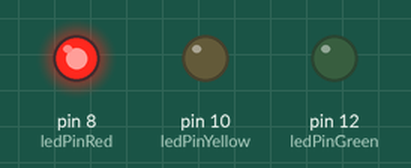
This sketch was run on a simulated Arduino Uno, built with avr-gcc and run on an emulated ATmega328P. Parts: output pins drawn as LEDs (lit = HIGH).

Above: at 0.17 s.
At 3.67 s:
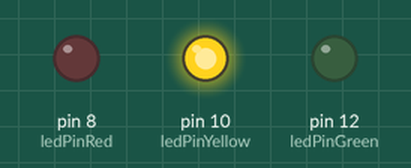
At 5.77 s:
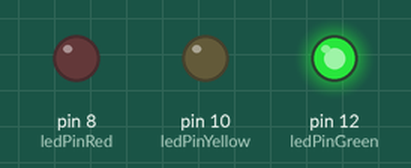
At 7.52 s:
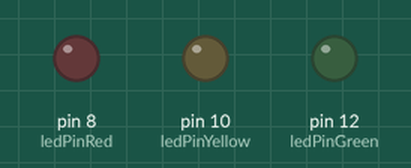
Timing chart, 0 to 8.2 s (numbered marks = the images above):
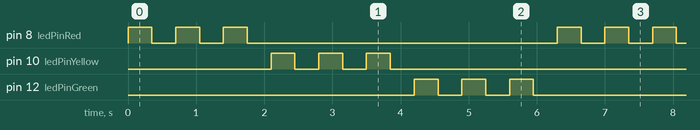

The sketch:

SOS_Morse_Code.ino
```cpp
// Pin where the Led is connected
const int ledPinRed = 8;
const int ledPinYellow = 10;
const int ledPinGreen = 12;

// Timing definitions for Morse code
const int dotDuration = 350; // Duration of a dot (in milliseconds)
const int dashDuration = 350; // Duration of a dash (in milliseconds)
const int symbolPause = 350; // Pause between symbols in a letter
const int letterPause = 800; // Pause between letters

void setup() {
  // Set the LED pin as output
  pinMode(ledPinRed, OUTPUT);
  pinMode(ledPinYellow, OUTPUT);
  pinMode(ledPinGreen, OUTPUT);
}

void loop() {
  // S: dot, dot, dot
  for (int i = 0; i < 3; i++) {
    blinkDotRed();
  }
  // delay(letterPause);

  // O: dash, dash, dash
  for (int i = 0; i < 3; i++) {
    blinkDashYellow();
  }
  // delay(letterPause);

  // S: dot, dot, dot
  for (int i = 0; i < 3; i++) {
    blinkDotGreen();
  }
  // delay(letterPause);
}

void blinkDotRed() {
  digitalWrite(ledPinRed, HIGH); // Turn on Red LED
  delay(dotDuration); // Wait for dot duration
  digitalWrite(ledPinRed, LOW); // Turn off Red LED
  delay(symbolPause); // Wait between symbols
}

void blinkDashYellow() {
  digitalWrite(ledPinYellow, HIGH); // Turn on Yellow LED
  delay(dashDuration); // Wait for dash duration
  digitalWrite(ledPinYellow, LOW); // Turn off Yellow LED
  delay(symbolPause); // Wait between symbols
}

void blinkDotGreen() {
  digitalWrite(ledPinGreen, HIGH); // Turn on Green LED
  delay(dotDuration); // Wait for dot duration
  digitalWrite(ledPinGreen, LOW); // Turn off Green LED
  delay(symbolPause); // Wait between symbols
}
```

Measured:
- by itself, pin 8 (ledPinRed), pin 10 (ledPinYellow), pin 12 (ledPinGreen): repeats every 6.3 s: 2 × (LOW 0.35 s, HIGH 0.35 s), LOW 4.6 s, HIGH 0.35 s
- by itself, everything shown: repeats every 6.3 s, in 18 steps
